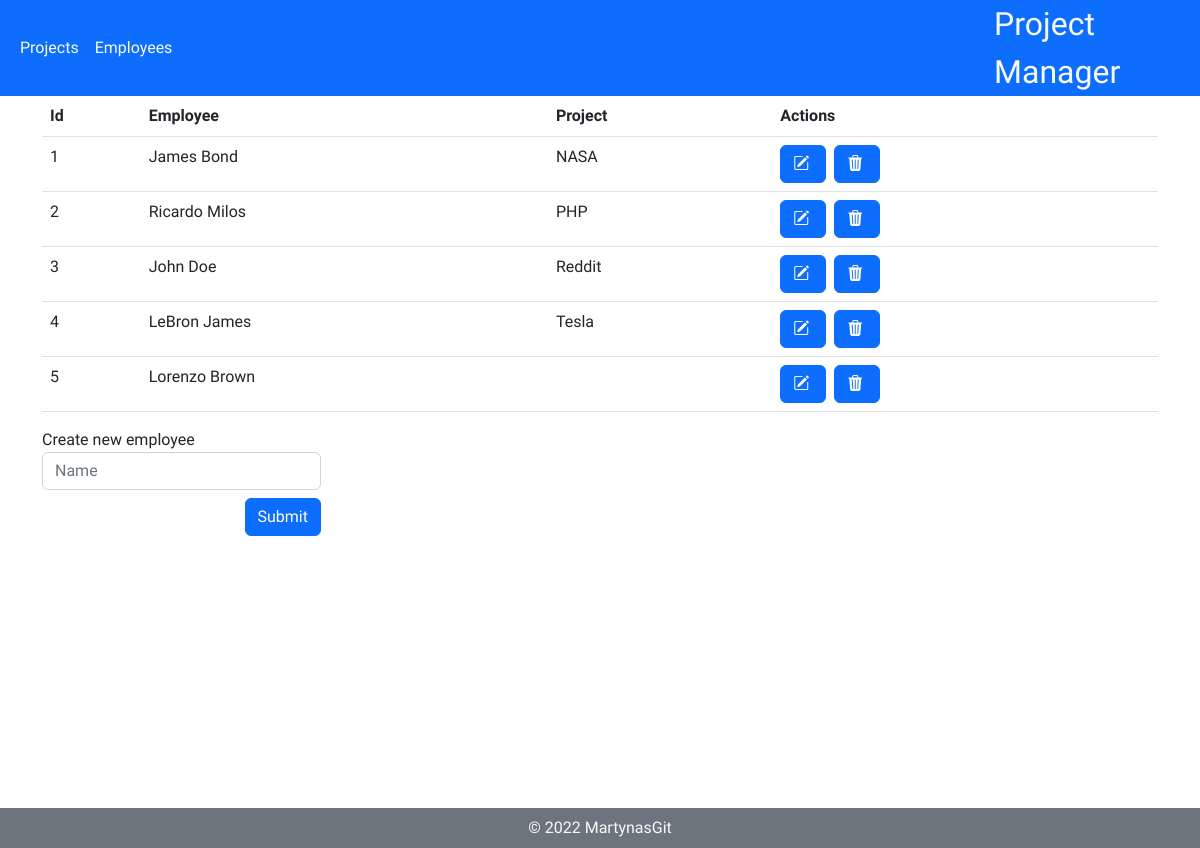
The page /?path=Employees on the database as committed earlier.
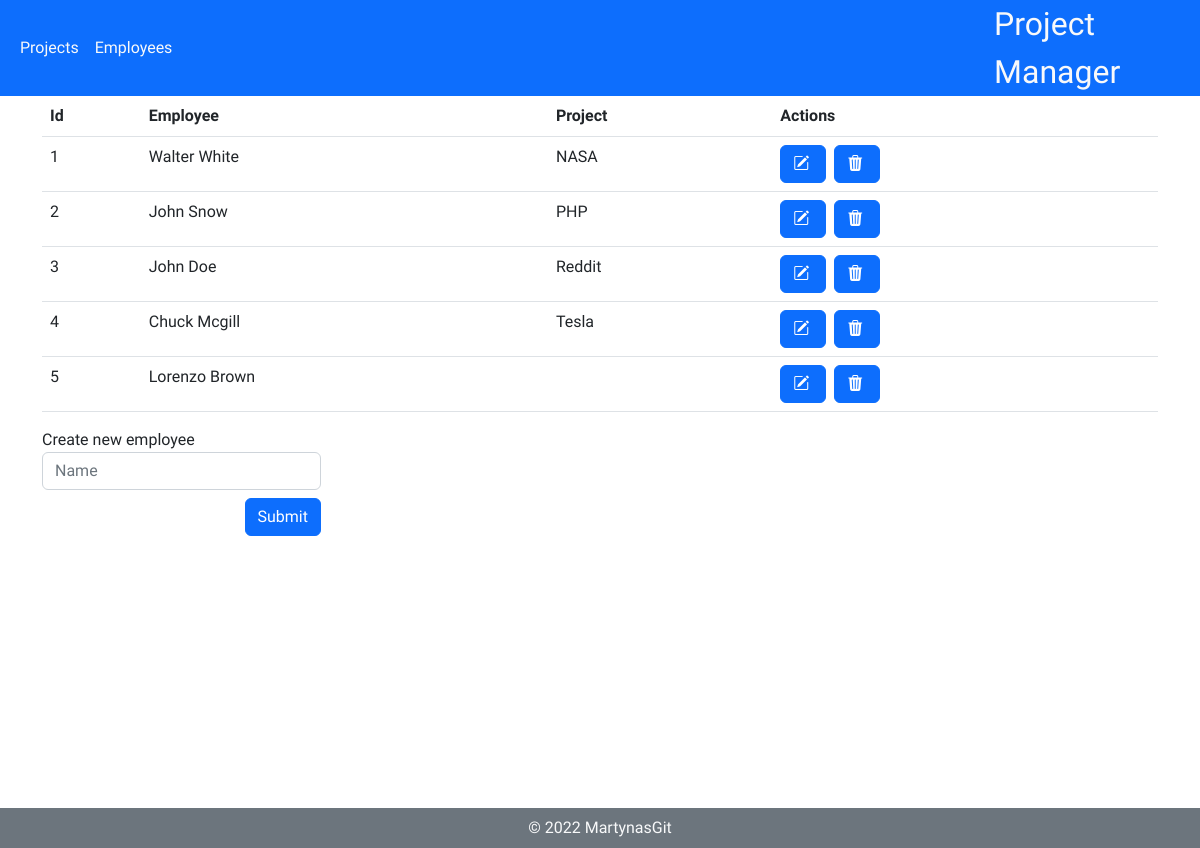
The same page on the database as committed later.
### tables this page shows
CREATE TABLE `employees` (
  `id` int(11) NOT NULL AUTO_INCREMENT,
  `name_e` varchar(45) NOT NULL,
  `project_id` int(11) DEFAULT NULL,
  PRIMARY KEY (`id`),
  KEY `employees` (`project_id`),
  CONSTRAINT `employees` FOREIGN KEY (`project_id`) REFERENCES `projects` (`id`) ON DELETE SET NULL ON UPDATE CASCADE
);

CREATE TABLE `projects` (
  `id` int(11) NOT NULL AUTO_INCREMENT,
  `project_name` varchar(45) NOT NULL,
  PRIMARY KEY (`id`)
);

### src/db_connection.php (called while the page is built, shortened)
<?php
$servername = "localhost";
$username = "root";
$password = "";
$dbname = "project_manager";
$conn = mysqli_connect($servername, $username, $password, $dbname);
if (isset($_GET['path']) and  ($_GET['path'] == 'Employees' or $_GET['path'] == 'edit_employee')) {
    $sql = "SELECT employees.id as id , name_e, project_name
        FROM employees
        LEFT JOIN projects ON employees.project_id = projects.id;";
    $result = mysqli_query($conn, $sql);
    $emplyeesArray = [];
}

### src/employees.php (the view, shortened to what this page needs)
<table class="table table-hover">
    <thead>
        <tr>
            <th scope="col">Id</th>
            <th scope="col">Employee</th>
            <th scope="col">Project</th>
            <th scope="col">Actions</th>
        </tr>
    </thead>
    <tbody>
        <?php
        if (!empty($emplyeesArray)) {
            foreach ($emplyeesArray as $employee) {
                echo '<tr> <td>' . $employee['id'] . '</td>';
                echo  '<td>' . $employee['name_e'] . '</td>';
                echo '<td>' . $employee['project_name'] . '</td>';
                echo '<td><a href="/Db/?path=edit_employee&id=' . $employee['id'] . '" class="btn btn-primary me-2">' . '<i class="bi bi-pencil-square me-1"></i></a>';
                echo '<a href="/Db/?path=delete_emplyee&id=' . $employee['id'] . '" class="btn btn-primary">' . '<i class="bi bi-trash3-fill me-1"></i></i></a></tr>';
            }
        } else {
            echo '<h2>0 results</h2>';
        }
        ?>
    </tbody>
</table>
<div class="col-3 mt-3">
    <form action="/Db/?path=Employees" method="post">
        <div class="form-group">
            <label for="name">Create new employee</label>
            <input type="text" required id="name" placeholder="Name" name="employee" class="form-control">
        </div>
        <div class="d-flex justify-content-end mt-2"><button type="submit" class="btn btn-primary">Submit</button></div>
    </form>
</div>

### index.php (shortened to what this page needs)
<?php
require_once('./src/db_connection.php');
?>
<!DOCTYPE html>
<html lang="en">
<head>
    <link href="https://cdn.jsdelivr.net/npm/bootstrap@5.2.1/dist/css/bootstrap.min.css" rel="stylesheet">
    <link rel="stylesheet" href="https://cdn.jsdelivr.net/npm/bootstrap-icons@1.9.1/font/bootstrap-icons.css">
    <link href="./src/styles/styles.css" rel="stylesheet">
</head>
<body>
    <nav class="navbar navbar-expand-lg bg-primary text-light p-0" id="nav">
        <div class="container-fluid">
            <div class="collapse navbar-collapse" id="navbarNavDropdown">
                <ul class="navbar-nav">
                    <li class="nav-item">
                        <a class="nav-link active text-light" aria-current="page" href="./?path=Projects">Projects</a>
                    </li>
                    <li class="nav-item">
                        <a class="nav-link text-light" href="./?path=Employees">Employees</a>
                    </li>
                </ul>
            </div>
        </div>
        <span style="width: 20%;" class="fs-2 me-2">Project Manager</span>
    </nav>
    <div class="container-min-height">
        <div class="content-wrap container">
            <?php
            if (isset($_GET['path'])) {
                switch ($_GET['path']) {
                    case "Employees":
                        include('./src/employees.php');
                        break;
                }
            } else
                include('./src/projects.php');
            ?>
        </div>
        <footer class="bg-secondary text-light text-center p-2">
            <span> © <?php echo date("Y") ?>
                <a href="https://github.com/MartynasGit" target="_blank" class="text-light">MartynasGit</a>
            </span>
        </footer>
    </div>
</body>
</html>

### src/styles/styles.css (style rules this page uses)
* { font-family: "Lato", sans-serif; font-family: "Raleway", sans-serif; }
a { text-decoration: none; }
.container-min-height { position: relative; min-height: calc(100vh - 48px); }
.content-wrap { padding-bottom: 2.5rem; }
footer { position: absolute; bottom: 0; width: 100%; height: 40px; padding-top: 20px; }

Rows that differ between the two databases and show on the page:
changed employees "NASA": name_e "James Bond" → "Walter White"
changed employees "PHP": name_e "Ricardo Milos" → "John Snow"
changed employees "Tesla": name_e "LeBron James" → "Chuck Mcgill"
